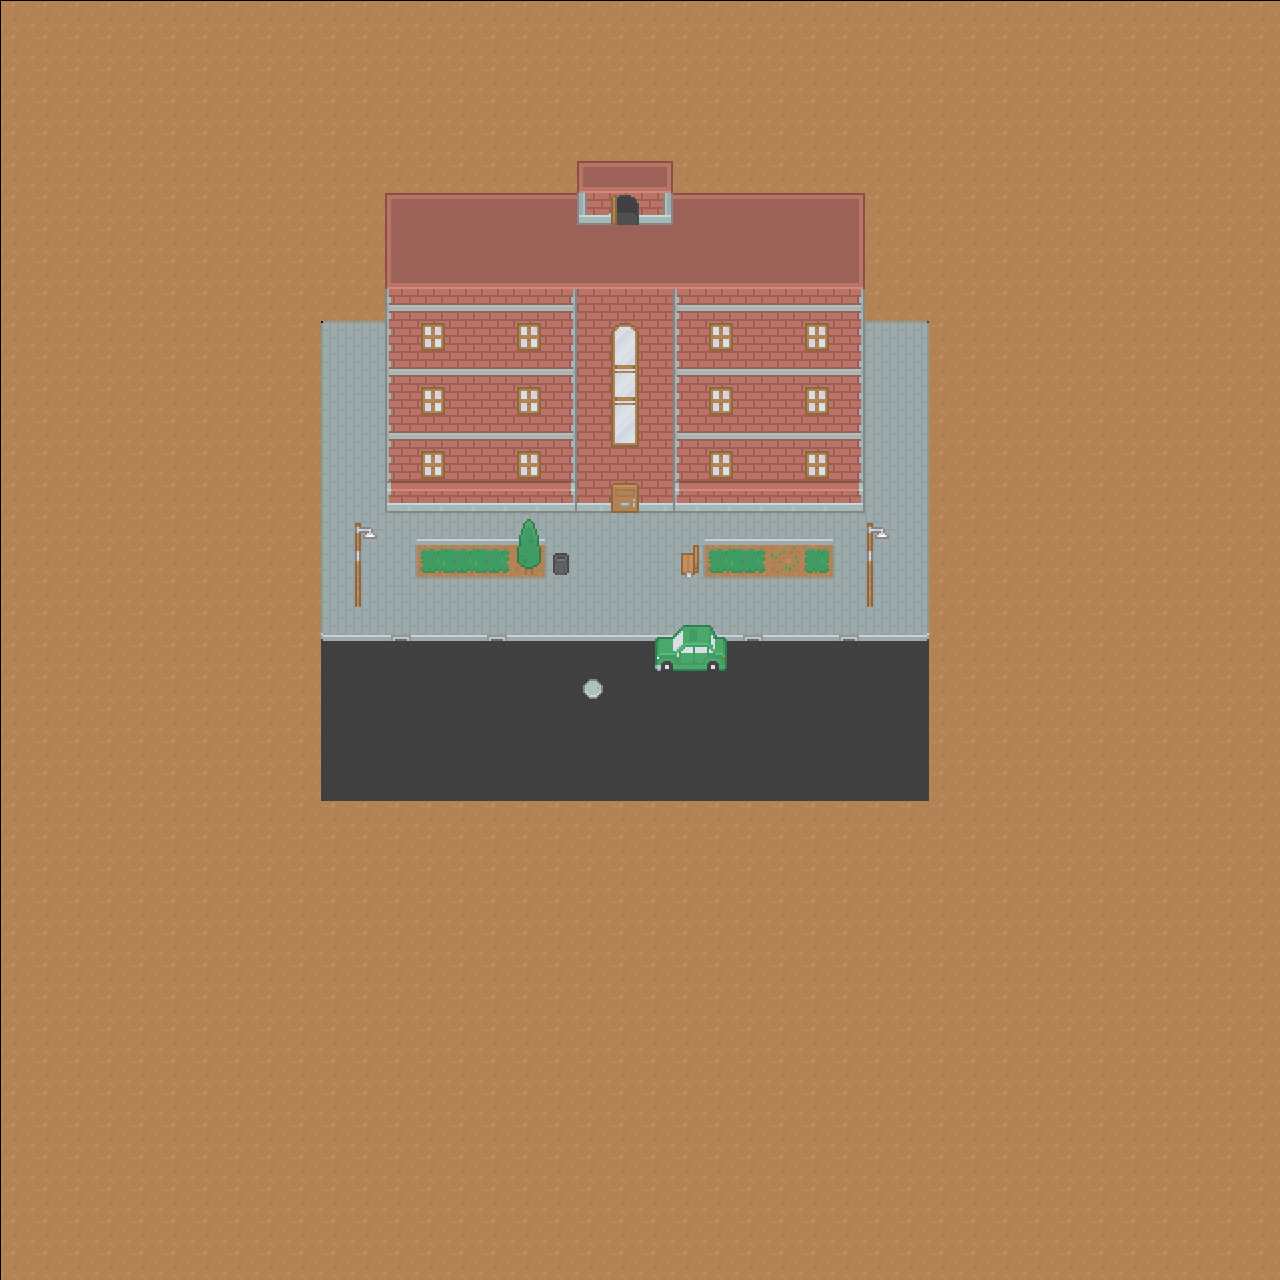

The image is a tile-based game level rendered from a .tmx file. Its description and source (layers, tilesets, objects; grid data summarised) follow:
An orthogonal 40x40 tile map with 32x32 px tiles, 4 tile layers (floor, wallsnroofs, windowsndoors, objects).

<map version="1.0" tiledversion="1.0.2" orientation="orthogonal" renderorder="right-down" width="40" height="40" tilewidth="32" tileheight="32" nextobjectid="1">
 <tileset firstgid="1" source="tileset.tsx" />
 <layer name="floor" width="40" height="40">
  <data>[1600 cells, 1600 non-empty, 20 distinct tile ids]</data>
 </layer>
 <group name="Buildings">
  <layer name="wallsnroofs" width="40" height="40">
   <data>[1600 cells, 153 non-empty, 24 distinct tile ids]</data>
  </layer>
  <layer name="windowsndoors" width="40" height="40">
   <data>[1600 cells, 18 non-empty, 6 distinct tile ids]</data>
  </layer>
 </group>
 <layer name="objects" width="40" height="40">
  <data>[1600 cells, 16 non-empty, 13 distinct tile ids]</data>
 </layer>
</map>